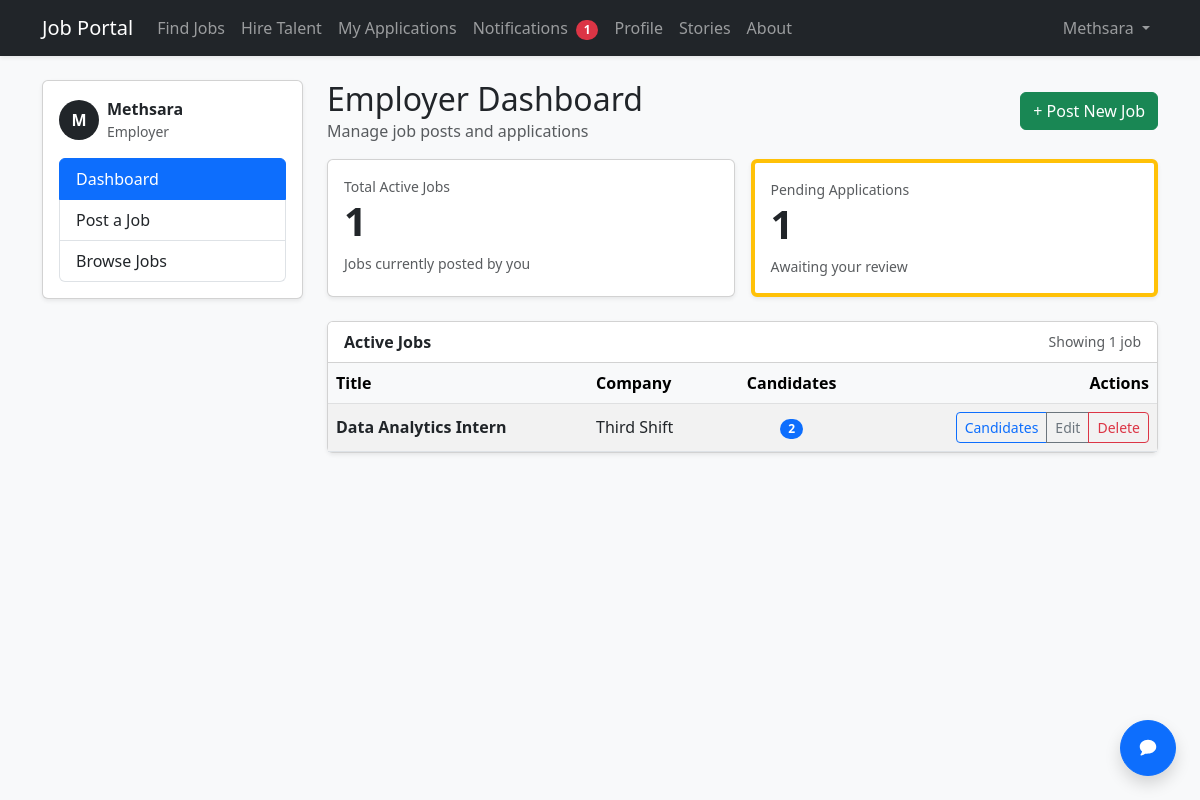
The app's page /jobs/dashboard/ (signed in), older data.
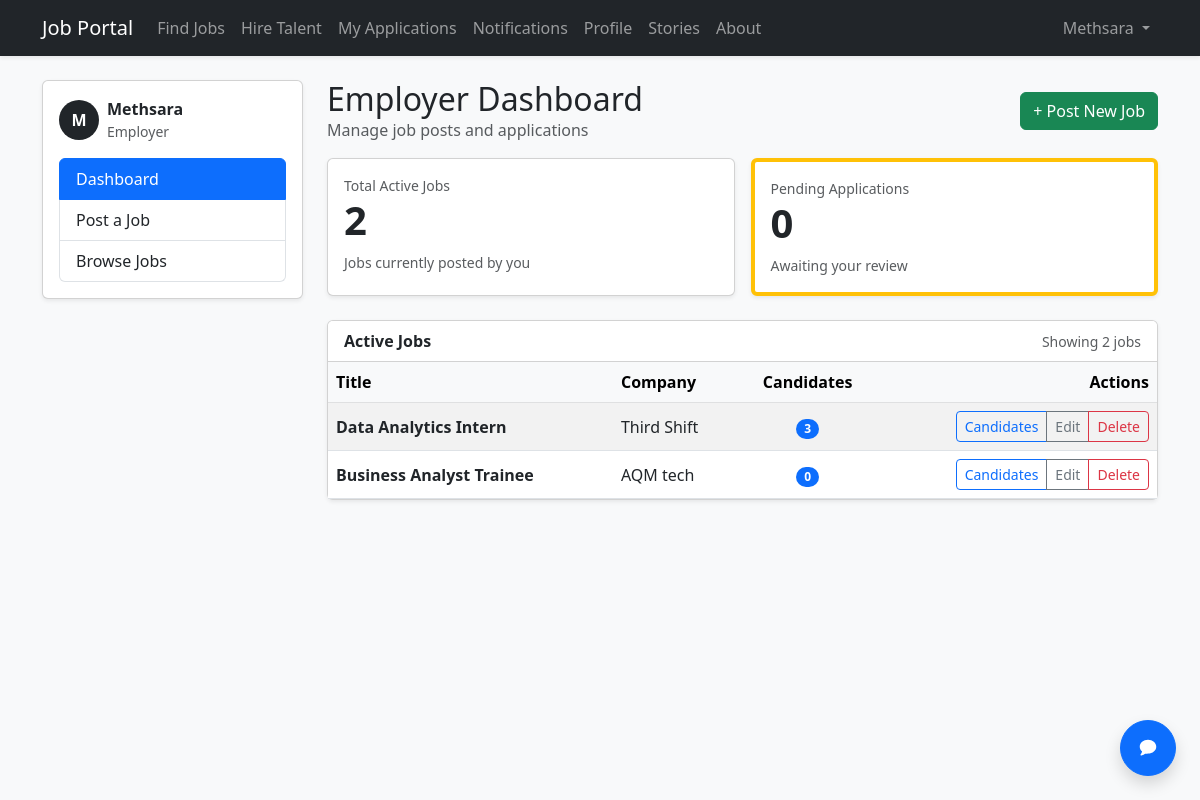
The same page, newer data.
### jobs/models.py (models this page shows, shortened)
class Job(models.Model):
    title = models.CharField(max_length=100)
    description = models.TextField()
    company = models.CharField(max_length=100)
    created_by = models.ForeignKey(User, on_delete=models.CASCADE)

### jobs/views.py (the view)
# urls.py: path('dashboard/', views.employer_dashboard, name='employer_dashboard'),
@login_required
def employer_dashboard(request):
    if not request.user.groups.filter(name='Employer').exists():
        return redirect('home')
    my_jobs = Job.objects.filter(created_by=request.user)
    total_active_jobs = my_jobs.count()
    total_pending_applications = Application.objects.filter(
        job__created_by=request.user, status="Pending"
    ).count()
    return render(
        request,
        "employer_dashboard.html",
        {
            "my_jobs": my_jobs,
            "total_active_jobs": total_active_jobs,
            "total_pending_applications": total_pending_applications,
        },
    )

### jobportal/context_processors.py (called while the page is built)
def unread_notifications_count(request):
    if not getattr(request, "user", None) or not request.user.is_authenticated:
        return {
            "unread_notifications_count": 0,
            "unread_message_count": 0,
            "recent_messages": [],
        }
    return {
        "unread_notifications_count": Notification.objects.filter(
            recipient=request.user, is_read=False
        ).count(),
        "unread_message_count": DirectMessage.objects.filter(
            recipient=request.user, is_read=False
        ).count(),
        "recent_messages": DirectMessage.objects.filter(recipient=request.user)
        .select_related("sender")
        .only("id", "sender__username", "subject", "body", "sent_at", "is_read")
        [:10],
    }

### jobs/templates/employer_dashboard.html (shortened to what the changed rows need)
{% extends 'base.html' %}
{% block content %}
<div class="row g-4">
    <div class="col-12 col-lg-9">
        <div class="d-flex flex-wrap justify-content-between align-items-center gap-2 mb-3">
            <div>
                <h2 class="mb-0">Employer Dashboard</h2>
            </div>
        </div>
        <div class="row g-3 mb-4">
            <div class="col-12 col-md-6">
                <div class="card shadow-sm h-100">
                    <div class="card-body">
                        <div class="text-muted small">Total Active Jobs</div>
                        <div class="display-6 fw-semibold">{{ total_active_jobs }}</div>
                        <div class="text-muted small mt-2">Jobs currently posted by you</div>
                    </div>
                </div>
            </div>
            <div class="col-12 col-md-6">
                <div class="card shadow-sm h-100 border-start border-warning border-4">
                    <div class="card-body">
                        <div class="text-muted small">Pending Applications</div>
                        <div class="display-6 fw-semibold">{{ total_pending_applications }}</div>
                        <div class="text-muted small mt-2">Awaiting your review</div>
                    </div>
                </div>
            </div>
        </div>
        <div class="card shadow-sm">
            <div class="card-header bg-white d-flex flex-wrap justify-content-between align-items-center gap-2">
                <div class="fw-semibold">Active Jobs</div>
                <div class="text-muted small">Showing {{ my_jobs|length }} job{{ my_jobs|length|pluralize }}</div>
            </div>
            <div class="table-responsive">
                <table class="table table-striped table-hover align-middle mb-0">
                    <thead class="table-light">
                        <tr>
                            <th>Title</th>
                            <th>Company</th>
                            <th class="text-center">Candidates</th>
                            <th class="text-end">Actions</th>
                        </tr>
                    </thead>
                    <tbody>
                        {% for job in my_jobs %}
                        <tr>
                            <td class="fw-semibold">{{ job.title }}</td>
                            <td>{{ job.company }}</td>
                            <td class="text-center">
                                <span class="badge bg-primary rounded-pill">{{ job.application_set.count }}</span>
                            </td>
                            <td class="text-end">
                                <div class="btn-group" role="group" aria-label="Job actions">
                                    <a href="{% url 'manage_job_applications' job.id %}" class="btn btn-outline-primary btn-sm">
                                        Candidates
                                    </a>
                                    <a href="{% url 'edit_job' job.id %}" class="btn btn-outline-secondary btn-sm">
                                        Edit
                                    </a>
                                    <a href="{% url 'delete_job' job.id %}" class="btn btn-outline-danger btn-sm">
                                        Delete
                                    </a>
                                </div>
                            </td>
                        </tr>
                        {% endfor %}
                    </tbody>
                </table>
            </div>
        </div>
    </div>
</div>
{% endblock %}

### templates/base.html (shortened to what this page needs)
<!DOCTYPE html>
<html lang="en">
<head>
    <link href="https://cdn.jsdelivr.net/npm/bootstrap@5.3.0/dist/css/bootstrap.min.css" rel="stylesheet">
</head>
<body class="bg-light">
<nav class="navbar navbar-expand-lg navbar-dark bg-dark mb-4 shadow-sm">
    <div class="container">
        <a class="navbar-brand" href="/">Job Portal</a>
        <div class="collapse navbar-collapse" id="mainNavbar">
            <ul class="navbar-nav me-auto mb-2 mb-lg-0">
                {% if user.is_authenticated %}
                  {% if user.groups.all.0.name == 'Employer' %}
                    <li class="nav-item"><a class="nav-link" href="{% url 'job_list' %}">Find Jobs</a></li>
                    <li class="nav-item"><a class="nav-link" href="{% url 'talent_list' %}">Hire Talent</a></li>
                    <li class="nav-item"><a class="nav-link" href="{% url 'my_applications' %}">My Applications</a></li>
                    <li class="nav-item">
                      <a class="nav-link" href="{% url 'notifications_list' %}">
                        Notifications
                        {% if unread_notifications_count %}
                          <span class="badge text-bg-danger rounded-pill ms-1">{{ unread_notifications_count }}</span>
                        {% endif %}
                      </a>
                    </li>
                    <li class="nav-item"><a class="nav-link" href="{% url 'profile_detail' user.id %}">Profile</a></li>
                    <li class="nav-item"><a class="nav-link" href="{% url 'story_list' %}">Stories</a></li>
                    <li class="nav-item"><a class="nav-link" href="{% url 'about_us' %}">About</a></li>
                  {% endif %}
                {% else %}
                  <li class="nav-item"><a class="nav-link" href="{% url 'job_list' %}">Find Jobs</a></li>
                  <li class="nav-item"><a class="nav-link" href="{% url 'story_list' %}">Stories</a></li>
                  <li class="nav-item"><a class="nav-link" href="{% url 'about_us' %}">About</a></li>
                {% endif %}
            </ul>
            <ul class="navbar-nav ms-auto align-items-lg-center">
                {% if user.is_authenticated %}
                    <li class="nav-item dropdown">
                        <a class="nav-link dropdown-toggle" href="#" role="button" data-bs-toggle="dropdown" aria-expanded="false">
                            {{ user.username }}
                        </a>
                    </li>
                {% endif %}
            </ul>
        </div>
    </div>
</nav>
<div class="container">
    {% block content %}
    {% endblock %}
</div>
{% if user.is_authenticated %}
  <button
    type="button"
    class="btn btn-primary position-fixed bottom-0 end-0 m-4 rounded-circle shadow d-flex align-items-center justify-content-center"
    style="width: 56px; height: 56px; z-index: 1080;"
    data-bs-toggle="offcanvas"
    data-bs-target="#inboxOffcanvas"
    aria-controls="inboxOffcanvas"
    aria-label="Open inbox"
  >
  </button>
{% endif %}
</body>
</html>

Row changes from the older to the newer data that the page shows:
computed for Job "Data Analytics Intern": application_set.count "2" → "3"
added Job: title "Business Analyst Trainee", company "AQM tech", application_set.count "0"
Text that changed along with them:
{{ total_active_jobs }}: "1" → "2"
{{ total_pending_applications }}: "1" → "0"
{{ my_jobs|length }}: "1" → "2"
{{ unread_notifications_count }}: "1" → (not shown)
